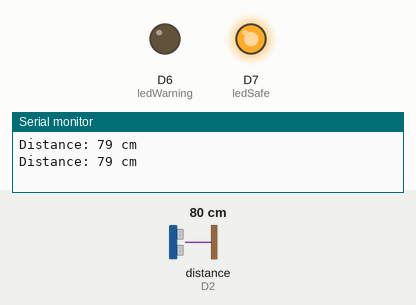
This program was run on a simulated ESP8266 (NodeMCU). On the bench: output pins drawn as LEDs (lit = HIGH), the last lines printed to the serial monitor. Wiring (inferred from the names in the program): ultrasonic range finder: trigger D4; echo D2. Inputs (shaded band) come from the test bench; at power-on: distance to the obstacle (sensor on D2) 80 cm. The echo pulse lasts 58.3 µs per cm; pins used as bus, display or sensor lines are not drawn.

Above: at 1.8 s.
1.9 s: distance to the obstacle (sensor on D2) set to 13 cm
3.4 s: distance to the obstacle (sensor on D2) set to 10 cm
At 4.4 s:
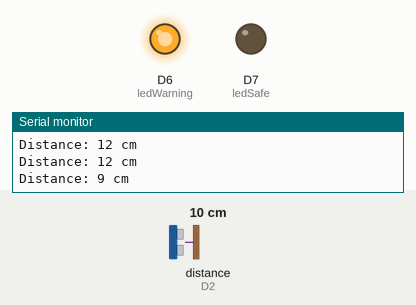
5.5 s: distance to the obstacle (sensor on D2) set to 18 cm
At 7.2 s:
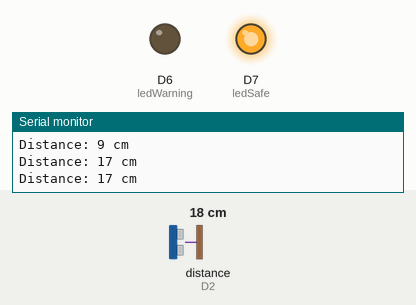
7.5 s: distance to the obstacle (sensor on D2) set to 2 cm
At 8.8 s:
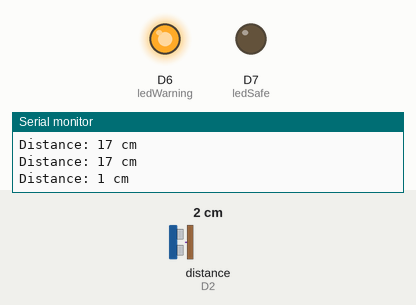
Timing chart, 0 to 10.5 s (numbered marks = the images above; inputs shaded):
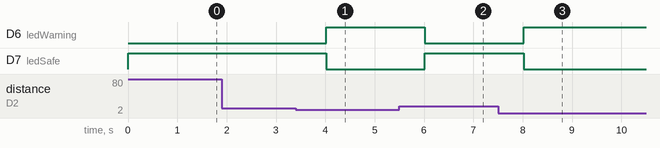

Measured:
- the behaviour switches between 12 and 11 cm on distance to the obstacle (sensor on D2) (found by bisection; images 0 and 1)
- after the input at 3.4 s, D6 (ledWarning): LOW → HIGH after 0.61 s; D7 (ledSafe): HIGH → LOW after 0.61 s
- after the input at 5.5 s, D6 (ledWarning): HIGH → LOW after 0.52 s; D7 (ledSafe): LOW → HIGH after 0.52 s
- after the input at 7.5 s, D6 (ledWarning): LOW → HIGH after 0.52 s; D7 (ledSafe): HIGH → LOW after 0.52 s

The program:

main.cpp
```cpp
#include <Arduino.h>

int echoPin = D2;
int trigPin = D4;
int ledWarning = D6;
int ledSafe = D7;

int distance;
long duration;

void setup() {
  pinMode(echoPin, INPUT);
  pinMode(trigPin, OUTPUT);
  pinMode(ledWarning, OUTPUT);
  pinMode(ledSafe, OUTPUT);

  Serial.begin(9600);
}

void loop() {

  digitalWrite(trigPin, LOW);
  delayMicroseconds(2);
  digitalWrite(trigPin, HIGH);
  delayMicroseconds(10);
  digitalWrite(trigPin, LOW);

  duration = pulseIn(echoPin, HIGH);


  distance = duration * 0.034 / 2;


  Serial.print("Distance: ");
  Serial.print(distance);
  Serial.println(" cm");


  if (distance <= 10) {
    digitalWrite(ledWarning, HIGH);
    digitalWrite(ledSafe, LOW);
  } else {
    digitalWrite(ledWarning, LOW);
    digitalWrite(ledSafe, HIGH);
  }

  delay(1000);
}
```
